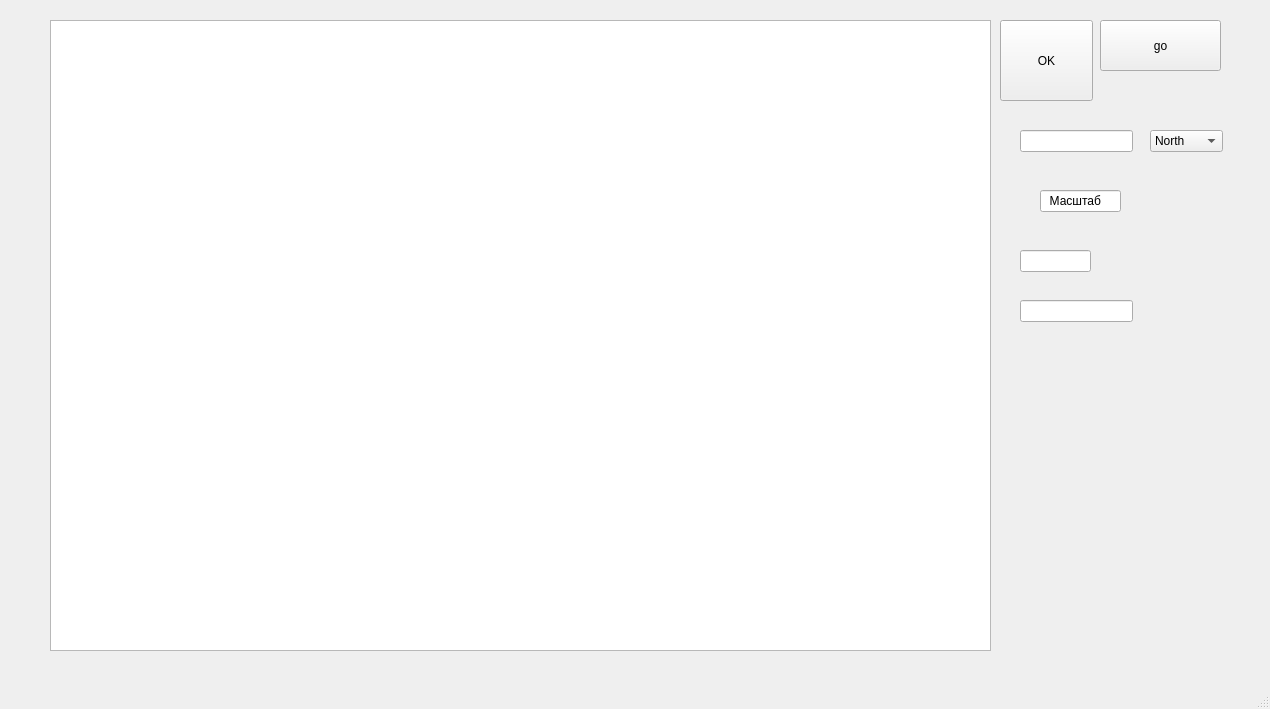
<?xml version="1.0" encoding="UTF-8"?>
<ui version="4.0">
 <class>MainWindow</class>
 <widget class="QMainWindow" name="MainWindow">
  <property name="geometry">
   <rect>
    <x>0</x>
    <y>0</y>
    <width>1270</width>
    <height>709</height>
   </rect>
  </property>
  <property name="windowTitle">
   <string>MainWindow</string>
  </property>
  <widget class="QWidget" name="centralWidget">
   <widget class="QGraphicsView" name="graphicsView">
    <property name="geometry">
     <rect>
      <x>50</x>
      <y>20</y>
      <width>941</width>
      <height>631</height>
     </rect>
    </property>
   </widget>
   <widget class="QPushButton" name="go">
    <property name="geometry">
     <rect>
      <x>1100</x>
      <y>20</y>
      <width>121</width>
      <height>51</height>
     </rect>
    </property>
    <property name="text">
     <string>go</string>
    </property>
   </widget>
   <widget class="QLineEdit" name="lineEdit">
    <property name="geometry">
     <rect>
      <x>1040</x>
      <y>190</y>
      <width>81</width>
      <height>22</height>
     </rect>
    </property>
    <property name="text">
     <string>  Масштаб</string>
    </property>
   </widget>
   <widget class="QLineEdit" name="mashtab">
    <property name="geometry">
     <rect>
      <x>1020</x>
      <y>250</y>
      <width>71</width>
      <height>22</height>
     </rect>
    </property>
   </widget>
   <widget class="QPushButton" name="OK_NEWS">
    <property name="geometry">
     <rect>
      <x>1000</x>
      <y>20</y>
      <width>93</width>
      <height>81</height>
     </rect>
    </property>
    <property name="text">
     <string>OK</string>
    </property>
   </widget>
   <widget class="QComboBox" name="comboBox">
    <property name="geometry">
     <rect>
      <x>1150</x>
      <y>130</y>
      <width>73</width>
      <height>22</height>
     </rect>
    </property>
    <item>
     <property name="text">
      <string>North</string>
     </property>
    </item>
    <item>
     <property name="text">
      <string>south</string>
     </property>
    </item>
    <item>
     <property name="text">
      <string>west</string>
     </property>
    </item>
   </widget>
   <widget class="QLineEdit" name="ANGLE">
    <property name="geometry">
     <rect>
      <x>1020</x>
      <y>130</y>
      <width>113</width>
      <height>22</height>
     </rect>
    </property>
   </widget>
   <widget class="QLineEdit" name="time">
    <property name="geometry">
     <rect>
      <x>1020</x>
      <y>300</y>
      <width>113</width>
      <height>22</height>
     </rect>
    </property>
   </widget>
  </widget>
  <widget class="QStatusBar" name="statusBar"/>
  <action name="Exit">
   <property name="text">
    <string>Exit</string>
   </property>
  </action>
 </widget>
 <layoutdefault spacing="6" margin="11"/>
 <resources/>
 <connections/>
</ui>
